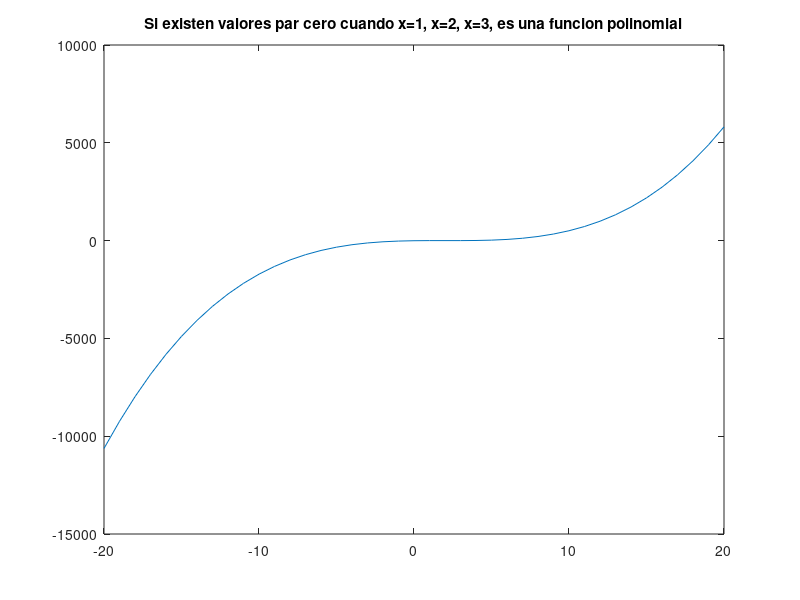

Source code (MATLAB):
%descricion: Graficar funciones polinomiales 
%date: 202123065
%author: Bryan Alejandro Martinez López
%fecha: 19/11/2021

x=-20:1:20
y=((x.^3)-(6.*(x.^2))+(11.*x)-6);

plot (x,y);
title("Si existen valores par cero cuando x=1, x=2, x=3, es una funcion polinomial");
